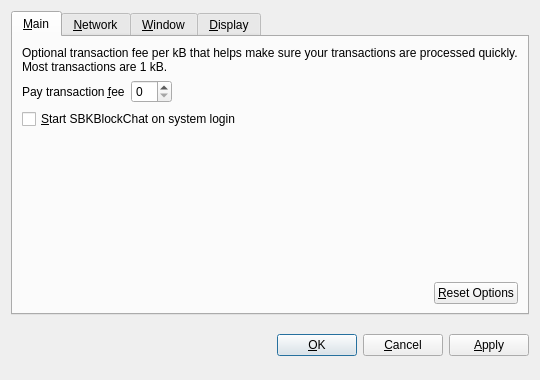
<?xml version="1.0" encoding="UTF-8"?>
<ui version="4.0">
 <class>OptionsDialog</class>
 <widget class="QDialog" name="OptionsDialog">
  <property name="geometry">
   <rect>
    <x>0</x>
    <y>0</y>
    <width>540</width>
    <height>380</height>
   </rect>
  </property>
  <property name="windowTitle">
   <string>Options</string>
  </property>
  <property name="modal">
   <bool>true</bool>
  </property>
  <layout class="QVBoxLayout" name="verticalLayout">
   <item>
    <widget class="QTabWidget" name="tabWidget">
     <property name="tabPosition">
      <enum>QTabWidget::North</enum>
     </property>
     <property name="currentIndex">
      <number>0</number>
     </property>
     <widget class="QWidget" name="tabMain">
      <attribute name="title">
       <string>&amp;Main</string>
      </attribute>
      <layout class="QVBoxLayout" name="verticalLayout_Main">
       <item>
        <widget class="QLabel" name="transactionFeeInfoLabel">
         <property name="text">
          <string>Optional transaction fee per kB that helps make sure your transactions are processed quickly. Most transactions are 1 kB.</string>
         </property>
         <property name="textFormat">
          <enum>Qt::PlainText</enum>
         </property>
         <property name="wordWrap">
          <bool>true</bool>
         </property>
        </widget>
       </item>
       <item>
        <layout class="QHBoxLayout" name="horizontalLayout_1_Main">
         <item>
          <widget class="QLabel" name="transactionFeeLabel">
           <property name="text">
            <string>Pay transaction &amp;fee</string>
           </property>
           <property name="textFormat">
            <enum>Qt::PlainText</enum>
           </property>
           <property name="buddy">
            <cstring>transactionFee</cstring>
           </property>
          </widget>
         </item>
         <item>
          <widget class="BitcoinAmountField" name="transactionFee"/>
         </item>
         <item>
          <spacer name="horizontalSpacer_1_Main">
           <property name="orientation">
            <enum>Qt::Horizontal</enum>
           </property>
           <property name="sizeHint" stdset="0">
            <size>
             <width>40</width>
             <height>20</height>
            </size>
           </property>
          </spacer>
         </item>
        </layout>
       </item>
       <item>
        <widget class="QCheckBox" name="bitcoinAtStartup">
         <property name="toolTip">
          <string>Automatically start SBKBlockChat after logging in to the system.</string>
         </property>
         <property name="text">
          <string>&amp;Start SBKBlockChat on system login</string>
         </property>
        </widget>
       </item>
       <item>
        <spacer name="verticalSpacer_Main">
         <property name="orientation">
          <enum>Qt::Vertical</enum>
         </property>
         <property name="sizeHint" stdset="0">
          <size>
           <width>20</width>
           <height>40</height>
          </size>
         </property>
        </spacer>
       </item>
       <item>
        <layout class="QHBoxLayout" name="horizontalLayout_2_Main">
         <item>
          <spacer name="horizontalSpacer_2_Main">
           <property name="orientation">
            <enum>Qt::Horizontal</enum>
           </property>
           <property name="sizeHint" stdset="0">
            <size>
             <width>40</width>
             <height>20</height>
            </size>
           </property>
          </spacer>
         </item>
         <item>
          <widget class="QPushButton" name="resetButton">
           <property name="toolTip">
            <string>Reset all client options to default.</string>
           </property>
           <property name="text">
            <string>&amp;Reset Options</string>
           </property>
           <property name="autoDefault">
            <bool>false</bool>
           </property>
          </widget>
         </item>
        </layout>
       </item>
      </layout>
     </widget>
     <widget class="QWidget" name="tabNetwork">
      <attribute name="title">
       <string>&amp;Network</string>
      </attribute>
      <layout class="QVBoxLayout" name="verticalLayout_Network">
       <item>
        <widget class="QCheckBox" name="mapPortUpnp">
         <property name="toolTip">
          <string>Automatically open the SBKBlockChat client port on the router. This only works when your router supports UPnP and it is enabled.</string>
         </property>
         <property name="text">
          <string>Map port using &amp;UPnP</string>
         </property>
        </widget>
       </item>
       <item>
        <widget class="QCheckBox" name="connectSocks">
         <property name="toolTip">
          <string>Connect to the SBKBlockChat network through a SOCKS proxy (e.g. when connecting through Tor).</string>
         </property>
         <property name="text">
          <string>&amp;Connect through SOCKS proxy:</string>
         </property>
        </widget>
       </item>
       <item>
        <layout class="QHBoxLayout" name="horizontalLayout_Network">
         <item>
          <widget class="QLabel" name="proxyIpLabel">
           <property name="text">
            <string>Proxy &amp;IP:</string>
           </property>
           <property name="textFormat">
            <enum>Qt::PlainText</enum>
           </property>
           <property name="buddy">
            <cstring>proxyIp</cstring>
           </property>
          </widget>
         </item>
         <item>
          <widget class="QValidatedLineEdit" name="proxyIp">
           <property name="maximumSize">
            <size>
             <width>140</width>
             <height>16777215</height>
            </size>
           </property>
           <property name="toolTip">
            <string>IP address of the proxy (e.g. 127.0.0.1)</string>
           </property>
          </widget>
         </item>
         <item>
          <widget class="QLabel" name="proxyPortLabel">
           <property name="text">
            <string>&amp;Port:</string>
           </property>
           <property name="textFormat">
            <enum>Qt::PlainText</enum>
           </property>
           <property name="buddy">
            <cstring>proxyPort</cstring>
           </property>
          </widget>
         </item>
         <item>
          <widget class="QLineEdit" name="proxyPort">
           <property name="maximumSize">
            <size>
             <width>55</width>
             <height>16777215</height>
            </size>
           </property>
           <property name="toolTip">
            <string>Port of the proxy (e.g. 9050)</string>
           </property>
          </widget>
         </item>
         <item>
          <widget class="QLabel" name="socksVersionLabel">
           <property name="text">
            <string>SOCKS &amp;Version:</string>
           </property>
           <property name="textFormat">
            <enum>Qt::PlainText</enum>
           </property>
           <property name="buddy">
            <cstring>socksVersion</cstring>
           </property>
          </widget>
         </item>
         <item>
          <widget class="QValueComboBox" name="socksVersion">
           <property name="toolTip">
            <string>SOCKS version of the proxy (e.g. 5)</string>
           </property>
          </widget>
         </item>
         <item>
          <spacer name="horizontalSpacer_Network">
           <property name="orientation">
            <enum>Qt::Horizontal</enum>
           </property>
           <property name="sizeHint" stdset="0">
            <size>
             <width>40</width>
             <height>20</height>
            </size>
           </property>
          </spacer>
         </item>
        </layout>
       </item>
       <item>
        <spacer name="verticalSpacer_Network">
         <property name="orientation">
          <enum>Qt::Vertical</enum>
         </property>
         <property name="sizeHint" stdset="0">
          <size>
           <width>20</width>
           <height>40</height>
          </size>
         </property>
        </spacer>
       </item>
      </layout>
     </widget>
     <widget class="QWidget" name="tabWindow">
      <attribute name="title">
       <string>&amp;Window</string>
      </attribute>
      <layout class="QVBoxLayout" name="verticalLayout_Window">
       <item>
        <widget class="QCheckBox" name="minimizeToTray">
         <property name="toolTip">
          <string>Show only a tray icon after minimizing the window.</string>
         </property>
         <property name="text">
          <string>&amp;Minimize to the tray instead of the taskbar</string>
         </property>
        </widget>
       </item>
       <item>
        <widget class="QCheckBox" name="minimizeOnClose">
         <property name="toolTip">
          <string>Minimize instead of exit the application when the window is closed. When this option is enabled, the application will be closed only after selecting Quit in the menu.</string>
         </property>
         <property name="text">
          <string>M&amp;inimize on close</string>
         </property>
        </widget>
       </item>
       <item>
        <spacer name="verticalSpacer_Window">
         <property name="orientation">
          <enum>Qt::Vertical</enum>
         </property>
         <property name="sizeHint" stdset="0">
          <size>
           <width>20</width>
           <height>40</height>
          </size>
         </property>
        </spacer>
       </item>
      </layout>
     </widget>
     <widget class="QWidget" name="tabDisplay">
      <attribute name="title">
       <string>&amp;Display</string>
      </attribute>
      <layout class="QVBoxLayout" name="verticalLayout_Display">
       <item>
        <layout class="QHBoxLayout" name="horizontalLayout_1_Display">
         <item>
          <widget class="QLabel" name="langLabel">
           <property name="text">
            <string>User Interface &amp;language:</string>
           </property>
           <property name="textFormat">
            <enum>Qt::PlainText</enum>
           </property>
           <property name="buddy">
            <cstring>lang</cstring>
           </property>
          </widget>
         </item>
         <item>
          <widget class="QValueComboBox" name="lang">
           <property name="toolTip">
            <string>The user interface language can be set here. This setting will take effect after restarting SBKBlockChat.</string>
           </property>
          </widget>
         </item>
        </layout>
       </item>
       <item>
        <layout class="QHBoxLayout" name="horizontalLayout_2_Display">
         <item>
          <widget class="QLabel" name="unitLabel">
           <property name="text">
            <string>&amp;Unit to show amounts in:</string>
           </property>
           <property name="textFormat">
            <enum>Qt::PlainText</enum>
           </property>
           <property name="buddy">
            <cstring>unit</cstring>
           </property>
          </widget>
         </item>
         <item>
          <widget class="QValueComboBox" name="unit">
           <property name="toolTip">
            <string>Choose the default subdivision unit to show in the interface and when sending coins.</string>
           </property>
          </widget>
         </item>
        </layout>
       </item>
       <item>
        <widget class="QCheckBox" name="displayAddresses">
         <property name="toolTip">
          <string>Whether to show SBKBlockChat addresses in the transaction list or not.</string>
         </property>
         <property name="text">
          <string>&amp;Display addresses in transaction list</string>
         </property>
        </widget>
       </item>
       <item>
        <spacer name="verticalSpacer_Display">
         <property name="orientation">
          <enum>Qt::Vertical</enum>
         </property>
         <property name="sizeHint" stdset="0">
          <size>
           <width>20</width>
           <height>40</height>
          </size>
         </property>
        </spacer>
       </item>
      </layout>
     </widget>
    </widget>
   </item>
   <item>
    <layout class="QHBoxLayout" name="horizontalLayout_Buttons">
     <item>
      <spacer name="horizontalSpacer_1">
       <property name="orientation">
        <enum>Qt::Horizontal</enum>
       </property>
       <property name="sizeHint" stdset="0">
        <size>
         <width>40</width>
         <height>48</height>
        </size>
       </property>
      </spacer>
     </item>
     <item>
      <widget class="QLabel" name="statusLabel">
       <property name="font">
        <font>
         <weight>75</weight>
         <bold>true</bold>
        </font>
       </property>
       <property name="text">
        <string/>
       </property>
       <property name="textFormat">
        <enum>Qt::PlainText</enum>
       </property>
       <property name="wordWrap">
        <bool>true</bool>
       </property>
      </widget>
     </item>
     <item>
      <spacer name="horizontalSpacer_2">
       <property name="orientation">
        <enum>Qt::Horizontal</enum>
       </property>
       <property name="sizeHint" stdset="0">
        <size>
         <width>40</width>
         <height>48</height>
        </size>
       </property>
      </spacer>
     </item>
     <item>
      <widget class="QPushButton" name="okButton">
       <property name="text">
        <string>&amp;OK</string>
       </property>
      </widget>
     </item>
     <item>
      <widget class="QPushButton" name="cancelButton">
       <property name="text">
        <string>&amp;Cancel</string>
       </property>
       <property name="autoDefault">
        <bool>false</bool>
       </property>
      </widget>
     </item>
     <item>
      <widget class="QPushButton" name="applyButton">
       <property name="text">
        <string>&amp;Apply</string>
       </property>
       <property name="autoDefault">
        <bool>false</bool>
       </property>
      </widget>
     </item>
    </layout>
   </item>
  </layout>
 </widget>
 <customwidgets>
  <customwidget>
   <class>BitcoinAmountField</class>
   <extends>QSpinBox</extends>
   <header>bitcoinamountfield.h</header>
  </customwidget>
  <customwidget>
   <class>QValueComboBox</class>
   <extends>QComboBox</extends>
   <header>qvaluecombobox.h</header>
  </customwidget>
  <customwidget>
   <class>QValidatedLineEdit</class>
   <extends>QLineEdit</extends>
   <header>qvalidatedlineedit.h</header>
  </customwidget>
 </customwidgets>
 <resources/>
 <connections/>
</ui>
